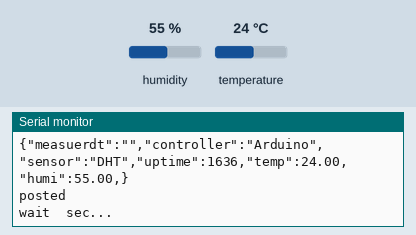
This sketch was run on a simulated ESP8266 (NodeMCU). On the bench: the last lines printed to the serial monitor. Inputs (shaded band) come from the test bench; at power-on: humidity 55 %, temperature 24 °C. WiFi joins after 1.5 s; servers stay silent unless stated; uploads are accepted with an empty reply.

Above: at 2.8 s.
2.9 s: humidity set to 22 %
At 3.11 s:
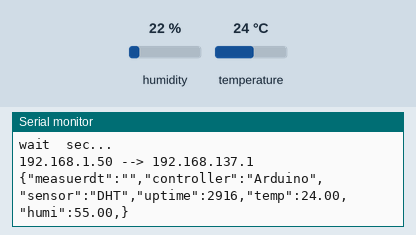
6.2 s: temperature set to 12 °C
At 7.7 s:
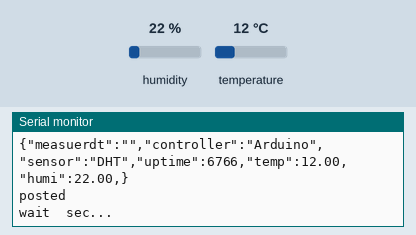
9.5 s: humidity set to 40 %
At 10.4 s:
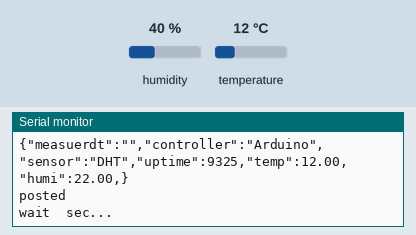
Timing chart, 0 to 12.5 s (numbered marks = the images above; inputs shaded):
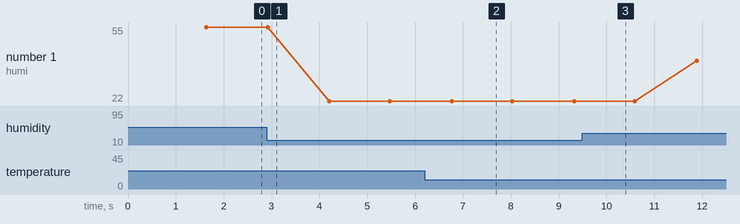

The sketch:

dht-http.ino
```cpp
#include <ESP8266WiFi.h> // ap connection
#include <ESP8266HTTPClient.h> // webs server call

//web ********************
const char* ssid     = "AP1-00";   // AP name : AP1-nn
const char* password = "12345678"; // AP password
const char * gatewayip = "192.168.137.1"; // gateway ip 192.168.10.x
const uint16_t gatewayport = 8000;  // gateway webserver port
const char* posturl = "/Postjson";  // gateway webserver receive url
IPAddress myIP;
//******************** web

float temp, humi;

void setup(){
  Serial.begin(9600);
  setup_dht();
  setup_web();
}

void loop(){
  loop_dht();
  loop_web();
  delay(1000);
}

void setup_web(){
    WiFi.mode(WIFI_STA);
    delay(100);
    WiFi.begin( ssid, password );

    Serial.println();
    Serial.println();
    Serial.print("Wait for WiFi... ");

    while(WiFi.status() != WL_CONNECTED) {
        Serial.print(".");
        delay(500);
    }

    myIP = WiFi.localIP();

    Serial.println("");
    Serial.println("WiFi connected");
    Serial.print("IP address: ");
    Serial.println(myIP);
    delay(10);
}

void loop_web(){

    Serial.print(myIP);
    Serial.print(" --> ");
    Serial.println(gatewayip);

    if(WiFi.status() == WL_CONNECTED) {
      String data = "{";
      data += "\"measuerdt\":\"\",";    // set sensig time to blank because we do not have RTC
      data += "\"controller\":\"Arduino\",";
      data += "\"sensor\":\"DHT\",";
      data += "\"uptime\":" + String(millis()) + ",";
      data += "\"temp\":" + String(temp) + ",";
      data += "\"humi\":" + String(humi) + ",";
      data += "}";

      Serial.println(data);
      sendhttp(data);
    }

    Serial.print("wait ");
    Serial.println(" sec...");
}

void sendhttp(String postdata){
  String gatewayipurl = "http://" + String(gatewayip) + ":" + String(gatewayport) + posturl;

  HTTPClient http;
  http.begin(gatewayipurl);
  http.addHeader("Content-Type", "application/json");
  http.addHeader("Cache-Control","no-cache");
  http.POST(postdata);
  http.writeToStream(&Serial);
  String rtnmsg = http.getString();
  http.end();

  Serial.println("posted");
}
```

dht.ino
```cpp
#include <DHT.h>

//GPIO********************
int pinDHT = D2;
//********************GPIO

//DHT********************
typedef enum
{
    DHTTYPE_DHT11         = DHT11, // DHT 11
    DHTTYPE_DHT22         = DHT22, // DHT 22, AM2302, AM2321
    DHTTYPE_DHT21         = DHT21 // DHT 21, AM2301
} DHTTYPE;

DHT dht(pinDHT, DHTTYPE_DHT11);
//********************DHT

void setup_dht(){
  dht.begin();
}

void loop_dht(){

  temp = dht.readTemperature();
  humi = dht.readHumidity();
/*
  Serial.print("temp:");
  Serial.print(temp);
  Serial.print(" : ");
  Serial.print("humi:");
  Serial.println(humi);
*/
}
```

Measured:
- after the input at 6.2 s, the serial monitor: prints a new line after 0.57 s (image 2)
- plotted number 1: 55 → 22 after the input at 2.9 s, 22 → 40 after the input at 9.5 s
